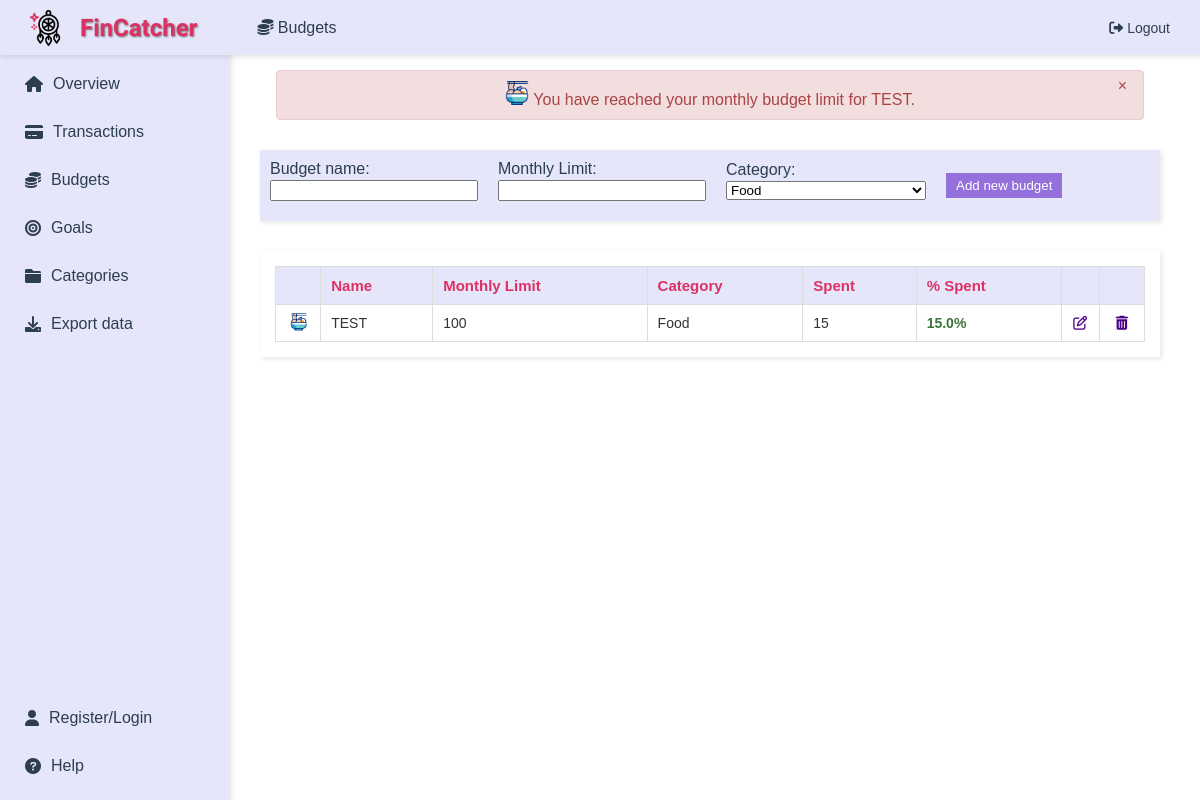
The app's page /budgets (signed in), older data.
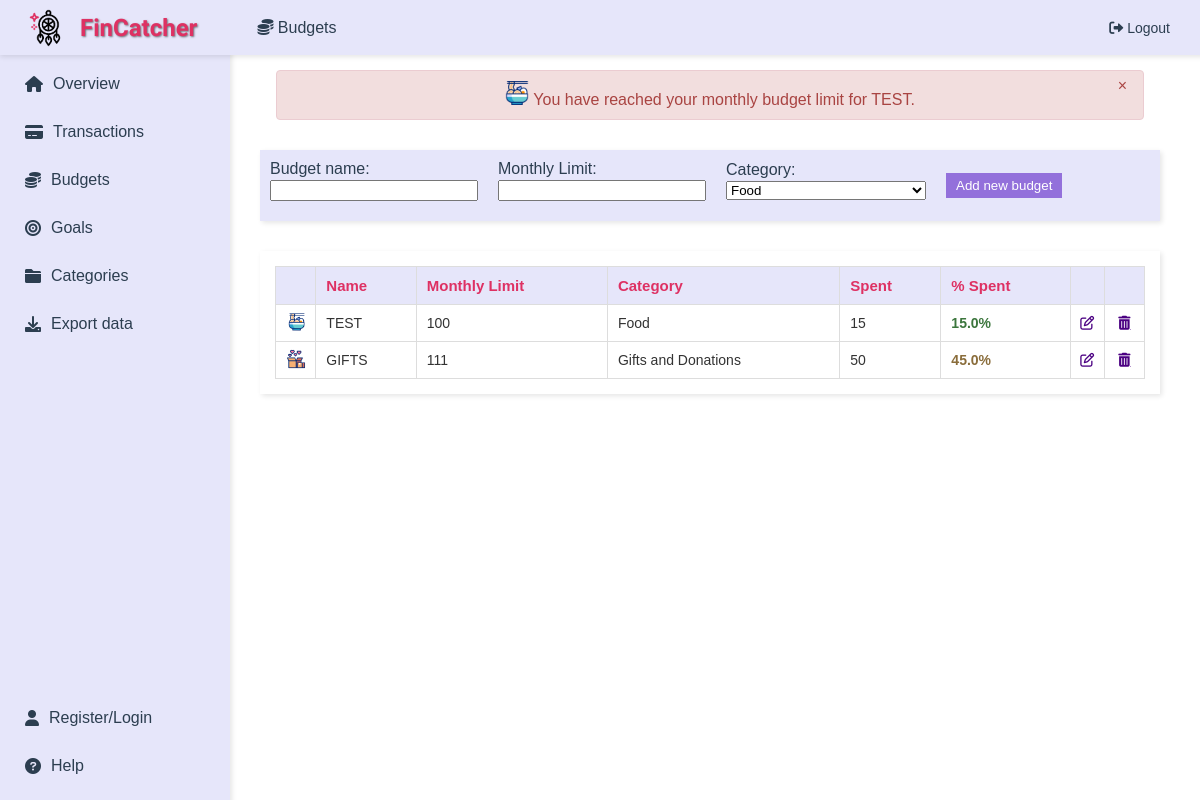
The same page, newer data.
### app/main/models.py (models this page shows)
class Budgets(db.Model):
    id = db.Column(db.Integer, primary_key=True, unique=True, nullable=False)
    name = db.Column(db.String(50), nullable=False)
    monthly_limit = db.Column(db.Float, nullable=False)
    spent = db.Column(db.Float, default=0)
    spent_percentage = db.Column(db.Float, default=0)
    category_id = db.Column(db.Integer, db.ForeignKey('categories.id'), nullable=False)  # references Categories table
    user_id = db.Column(db.Integer, db.ForeignKey('user.user_id'), nullable=False)  # link to User
    __table_args__ = (UniqueConstraint('name', 'user_id', name='uix_name_user_id'),)
    def calculate_spent_percentage(self):
        self.spent_percentage = (self.spent / self.monthly_limit * 100) if self.monthly_limit > 0 else 0

class Categories(db.Model):
    id = db.Column(db.Integer, primary_key=True, unique=True, nullable=False)
    name = db.Column(db.String(50), nullable=False)
    description = db.Column(db.String(1000), nullable=True)
    user_id = db.Column(db.Integer, db.ForeignKey('user.user_id'), nullable=True)  # link to User
    budgets = db.relationship('Budgets', backref='category', lazy=True)
    goals = db.relationship('Goals', backref='category', lazy=True)
    __table_args__ = (UniqueConstraint('name', 'user_id', name='uix_name_user_id'),)

### app/budgets/routes.py (the view, shortened to what this page needs)
@budgets.route('/budgets', methods=['GET', 'POST'])
@login_required # requires the user to be logged in
def budgets_page():
    categories_list = get_categories()
    update_budget_progress_and_notify(current_user.user_id, category_icons)  # Update budgets and notify
    budgets_list = Budgets.query.filter_by(user_id=current_user.user_id).all()
    return render_template('show_budgets.html', page_title='Budgets', icon='fa-solid fa-coins',
                           budgets=budgets_list, categories=categories_list, category_gifs=category_gifs,
                           category_icons=category_icons)

### app/main/helpers.py (called while the page is built)
def get_categories():
    return Categories.query.filter(
        or_(Categories.id <= 16, Categories.user_id == current_user.user_id)
    ).all()

### app/main/models.py (called while the page is built)
@login_manager.user_loader
def load_user(user_id):
    return User.query.get(int(user_id))  # query the database to retrieve the user instance corresponding to the user_id

### app/budgets/templates/show_budgets.html (shortened to what this page needs)
{% extends "layout.html" %}
{% block content %}
{% with messages = get_flashed_messages(with_categories=true) %}
    {% if messages %}
        <div>
            {% for category, message in messages %}
                <div style="position: relative; margin-bottom: 15px; padding: 10px; border-radius: 4px; width: 90%; margin: 10px auto; text-align: center; border: 1px solid transparent;
                            {% if category == 'success' %}
                                background-color: #dff0d8; border-color: #d0e9c6; color: #3c763d;
                            {% elif category == 'error' %}
                                background-color: #f2dede; border-color: #ebccd1; color: #a94442;
                            {% else %}
                                background-color: #d9edf7; border-color: #bcdff1; color: #31708f;
                            {% endif %}
                     class="flash-message">
                    <button onclick="this.parentElement.style.display='none';" style="position: absolute; top: 5px; right: 10px; background: none; border: none; font-size: 16px; color: inherit; cursor: pointer;">&times;</button>
                    {{ message | safe }}
                </div>
            {% endfor %}
        </div>
    {% endif %}
{% endwith %}
<div style="padding: 20px; background-color: #FFFFFF;">
    <div id="budget-form" style="margin-bottom: 30px;">
        <form action="{{ url_for('budgets.budgets_page') }}" method="POST"
              style="background-color: #E6E6FA; padding: 10px; box-shadow: 2px 2px 5px rgba(0,0,0,0.1); display: flex; align-items: center; gap: 10px;">
            <div style="display: flex; flex-direction: column; align-items: flex-start; margin-right: 10px;">
                <label for="name" style="margin-bottom: 2px;">Budget name:</label>
                <input type="text" id="name" name="name" style="margin-bottom: 10px; width: 200px;" required>
            </div>
            <div style="display: flex; flex-direction: column; align-items: flex-start; margin-right: 10px;">
                <label for="monthly_limit" style="margin-bottom: 2px;">Monthly Limit:</label>
                <input type="number" id="monthly_limit" name="monthly_limit" style="margin-bottom: 10px; width: 200px;" required>
            </div>
            <div style="display: flex; flex-direction: column; align-items: flex-start; margin-right: 10px;">
                <label for="category" style="margin-bottom: 2px;">Category:</label>
                <select id="category" name="category_id" style="margin-bottom: 10px; width: 200px;">
                    {% for category in categories %}
                        <option value="{{ category.id }}">{{ category.name }}</option>
                    {% endfor %}
                </select>
            </div>
            <button type="submit" style="background-color: #9370DB; color: white; padding: 5px 10px; border: none; cursor: pointer; transition: background-color 0.3s;">Add new budget</button>
        </form>
    </div>
    <div id="budgets-list" style="padding: 15px; box-shadow: 2px 2px 5px rgba(0,0,0,0.1); background-color: #FFFFFF;">
        <table style="width: 100%; border-collapse: collapse; text-align: left; font-size: 14px; color: #333333;">
            <thead style="background-color: #E6E6FA; color: #DE3163; font-size: 15px;">
                <tr>
                    <th style="padding: 10px; border: 1px solid #DDD;"></th>
                    <th style="padding: 10px; border: 1px solid #DDD;">Name</th>
                    <th style="padding: 10px; border: 1px solid #DDD;">Monthly Limit</th>
                    <th style="padding: 10px; border: 1px solid #DDD;">Category</th>
                    <th style="padding: 10px; border: 1px solid #DDD;">Spent</th>
                    <th style="padding: 10px; border: 1px solid #DDD;">% Spent</th>
                    <th style="padding: 10px; border: 1px solid #DDD;"></th>
                    <th style="padding: 10px; border: 1px solid #DDD;"></th>
                </tr>
            </thead>
            <tbody>
                {% for budget in budgets %}
                <tr style="background-color: #FFFFFF;">
                    <td style="padding: 0; border: 1px solid #DDD; text-align: center;">
                        <img src="{{ category_gifs[budget.category_id if budget.category_id <= 16 else 17] }}" alt="Category gif" style="width:24px; height:24px;">
                    </td>
                    <td style="padding: 10px; border: 1px solid #DDD;">{{ budget.name }}</td>
                    <td style="padding: 10px; border: 1px solid #DDD;">{{ "%.0f"|format(budget.monthly_limit) if budget.monthly_limit.is_integer() else "%.2f"|format(budget.monthly_limit) }}</td>
                    <td style="padding: 10px; border: 1px solid #DDD;">{{ budget.category.name }}</td>
                    <td style="padding: 10px; border: 1px solid #DDD;">{{ "%.0f"|format(budget.spent) if budget.spent.is_integer() else "%.2f"|format(budget.spent) }}</td>
                    <td style="padding: 10px; border: 1px solid #DDD;">
                        <span style="color:
                            {% if budget.spent_percentage > 70 %} #a94442 {% elif budget.spent_percentage > 30 %} #8a6d3b {% else %} #3c763d {% endif %}; font-weight: bold;">
                            {{ budget.spent_percentage | round }}%
                        </span>
                    </td>
                    <td style="padding: 0; border: 1px solid #DDD; text-align: center;">
                        <a href="{{ url_for('budgets.edit_budget', id=budget.id) }}" class="edit-btn" style="color: #4B0082;">
                            <i class="fa-regular fa-pen-to-square"></i>
                        </a>
                    </td>
                    <td style="padding: 0; border: 1px solid #DDD; text-align: center;">
                        <div style="display: flex; justify-content: center; align-items: center; gap: 0;">
                            <a href="{{ url_for('budgets.delete_budget', id=budget.id) }}" class="delete-btn" style="display: flex; justify-content: center; align-items: center; width: 24px; height: 24px; color: #4B0082;" onclick="confirmDelete(event, {{ budget.id }});">
                                <i class="fas fa-trash-alt"></i>
                            </a>
                        </div>
                    </td>
                </tr>
                {% endfor %}
            </tbody>
        </table>
    </div>
</div>
{% endblock %}

### app/main/templates/layout.html (shortened to what this page needs)
<!DOCTYPE html>
<html lang="en">
<head>
    <link rel="stylesheet" href="https://cdnjs.cloudflare.com/ajax/libs/font-awesome/6.0.0-beta3/css/all.min.css">
</head>
<body>
    <div class="header">
        <div class="header-left">
            <img src="{{ url_for('static', filename='images/dreamcatcher.gif') }}" alt="Dream Catcher">
            <h1>FinCatcher</h1>
            <span class="page-title"><i class="{{ icon }}"></i> {{ page_title }}</span>
        </div>
        <a href="{{ url_for('auth.logout') }}" class="logout-btn"><i class="fas fa-sign-out-alt"></i> Logout</a>
    </div>
    <div class="sidebar">
        <div class="sidebar-main">
            <a href="{{ url_for('main.overview') }}"><i class="fas fa-home"></i>Overview</a>
            <a href="{{ url_for('transactions.transactions_page') }}"><i class="fas fa-credit-card"></i>Transactions</a>
            <a href="{{ url_for('budgets.budgets_page') }}"><i class="fa-solid fa-coins"></i>Budgets</a>
            <a href="{{ url_for('goals.goals_page') }}"><i class="fas fa-bullseye"></i>Goals</a>
            <a href="{{ url_for('categories.categories_page') }}"><i class="fas fa-folder"></i>Categories</a>
            <a href="{{ url_for('export.export_data') }}"><i class="fas fa-download"></i> Export data</a>
        </div>
        <div class="sidebar-bottom">
            <a href="{{ url_for('auth.register_login') }}"><i class="fas fa-user"></i>Register/Login</a>
            <a href="{{ url_for('help.help_page') }}"><i class="fas fa-question-circle"></i>Help</a>
        </div>
    </div>
    <div class="content">
        {% block content %}{% endblock %}
    </div>
</body>
</html>

### app/main/templates/layout.html (style rules this page uses)
body { margin: 0; font-family: Arial, sans-serif; background-color: #ffffff; color: #2c3e50; }
.header { background-color: #e6e6fa; padding: 10px 20px; display: flex; align-items: center; justify-content: space-between; box-shadow: 0px 2px 5px rgba(0, 0, 0, 0.1); position: fixed; top: 0; height: 35px; width: 100%; z-index: 1000; }
.header-left { display: flex; align-items: center; }
.header img { height: 50px; margin-right: 10px; }
.header h1 { margin: 0; font-size: 24px; font-family: 'Poiret One', cursive; color: #de3163; text-shadow: 1px 1px 2px rgba(0, 0, 0, 0.5); }
.page-title { font-size: 16px; margin-left: 60px; color: #2c3e50; }
.logout-btn { text-decoration: none; color: #2c3e50; font-size: 14px; padding: 5px 50px; transition: color 0.3s; }
.sidebar { width: 200px; position: fixed; top: 50px; left: 0; background-color: #e6e6fa; padding: 15px; box-shadow: 2px 0px 5px rgba(0, 0, 0, 0.1); height: calc(100vh - 50px); display: flex; flex-direction: column; }
.sidebar-main { flex-grow: 1; }
.sidebar a { display: flex; align-items: center; padding: 10px; color: #2c3e50; text-decoration: none; margin-bottom: 10px; transition: background-color 0.3s, color 0.3s; }
.sidebar a i { margin-right: 10px; }
.sidebar-bottom { margin-top: auto; margin-bottom: 20px; }
.content { margin-left: 220px; padding: 20px; padding-top: 60px; }

Row changes from the older to the newer data that the page shows:
added Budgets: shows a picture, name "GIFTS", monthly_limit "111", category.name "Gifts and Donations", spent "50", spent_percentage "45.0", {{ budget.id }} 2 (drawn)
